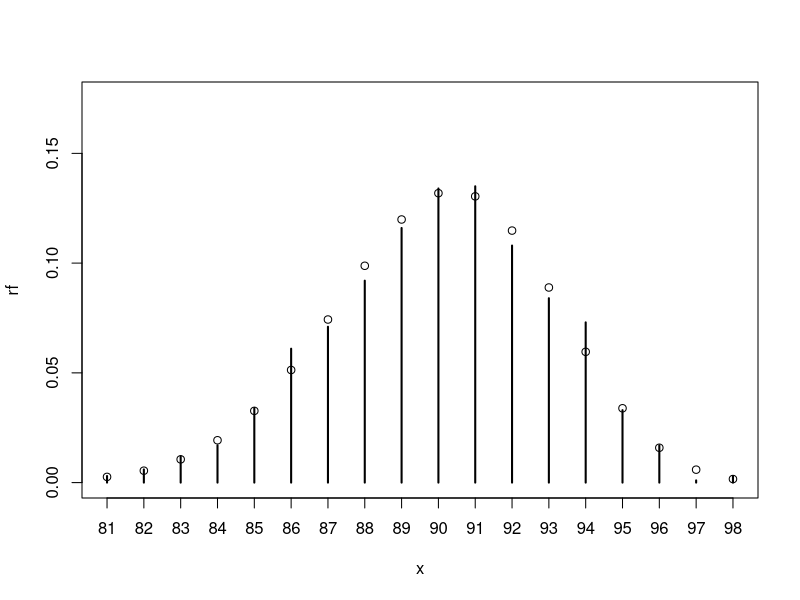
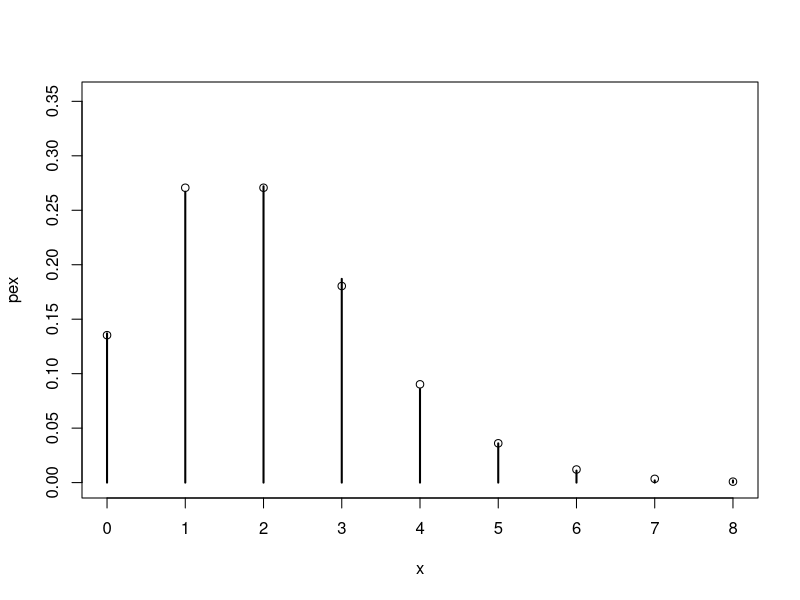

Recreate these plots in R, in order.
#Binomial ditribution
n <- 100 #number of trials (e.g. coin tosses) in an experiment (sample)
p <- 0.9 # probability of getting success (head) in a single trial (coin toss)
ns <- 1000 #number of experiments (sample size)
x <- rep(0,len=ns) # each component is the number of successes in a single experiment. Fill x vector from 1 to 1000 as 0. 
for(i in 1:ns){
  x[i] <- sum( ifelse(runif(n) < p, 1, 0) )
}
rf <- table(x)/ns
plot(rf, ylim=c(0, 1.3*max(rf)))
xlabels <- 0:ns
Ptheory <- choose(n,xlabels)*p^(xlabels)*(1-p)^(n-xlabels)
points(xlabels, Ptheory)

c(mean(x), n*p)
c(sd(x), sqrt(n*p*(1-p)) )

mu <- 2
n <- 100#number of trials
p <- mu/n
ns <- 1000 #number of experiments(sample size)
x <- rep(0,len=ns)
for(i in 1:ns){
  x[i] <- sum( ifelse(runif(n) < p, 1, 0) )
}
pex =table(x)/ns
plot(pex, ylim=c(0,1.3*max(pex)))
xtheory <- 0:ns
ptheory <- mu^xtheory*exp(-mu)/factorial(xtheory)
points(xtheory,ptheory)

c(mean(x), mu)
c(sd(x), sqrt(mu) )